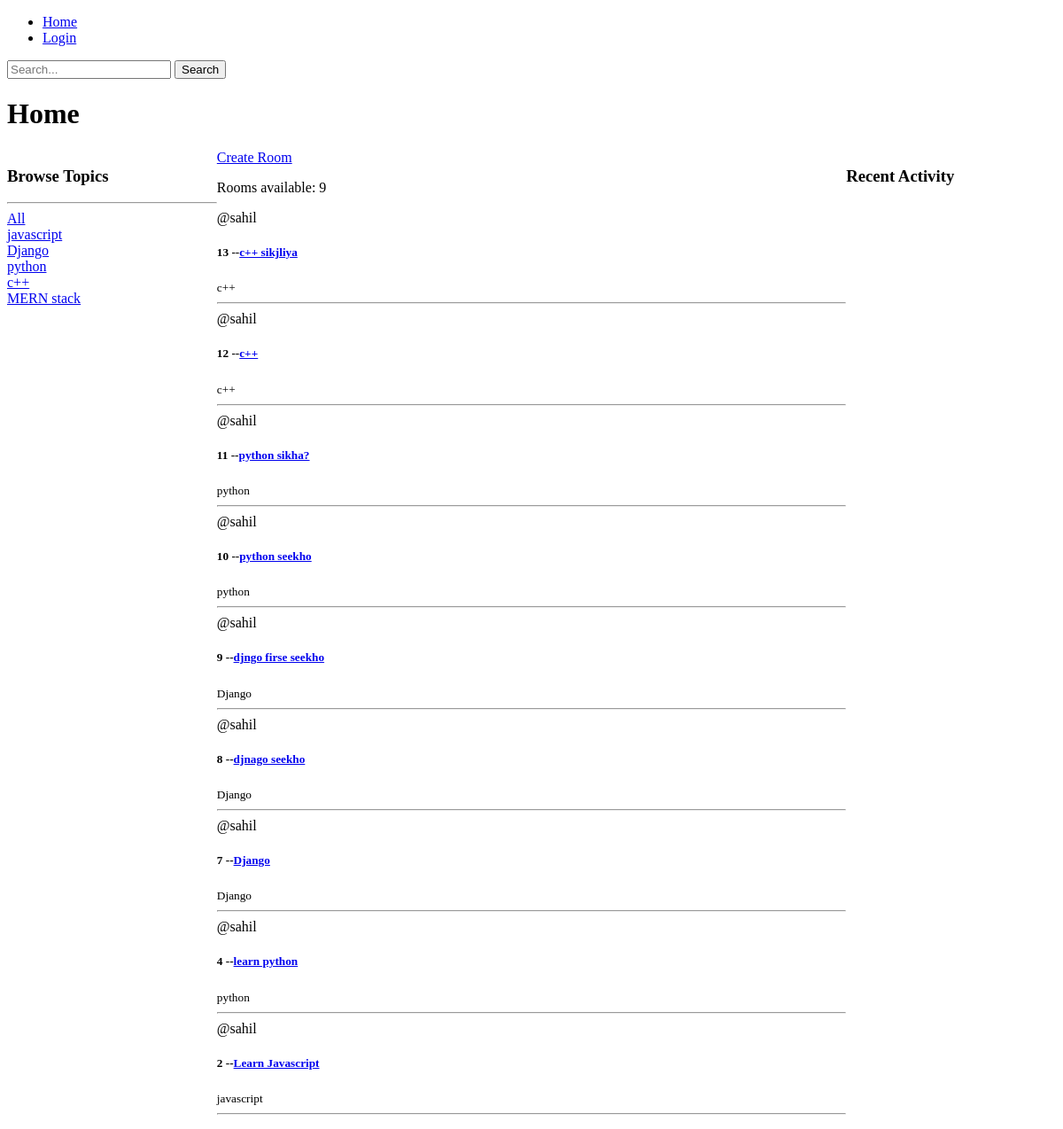
The app's page /, older data.
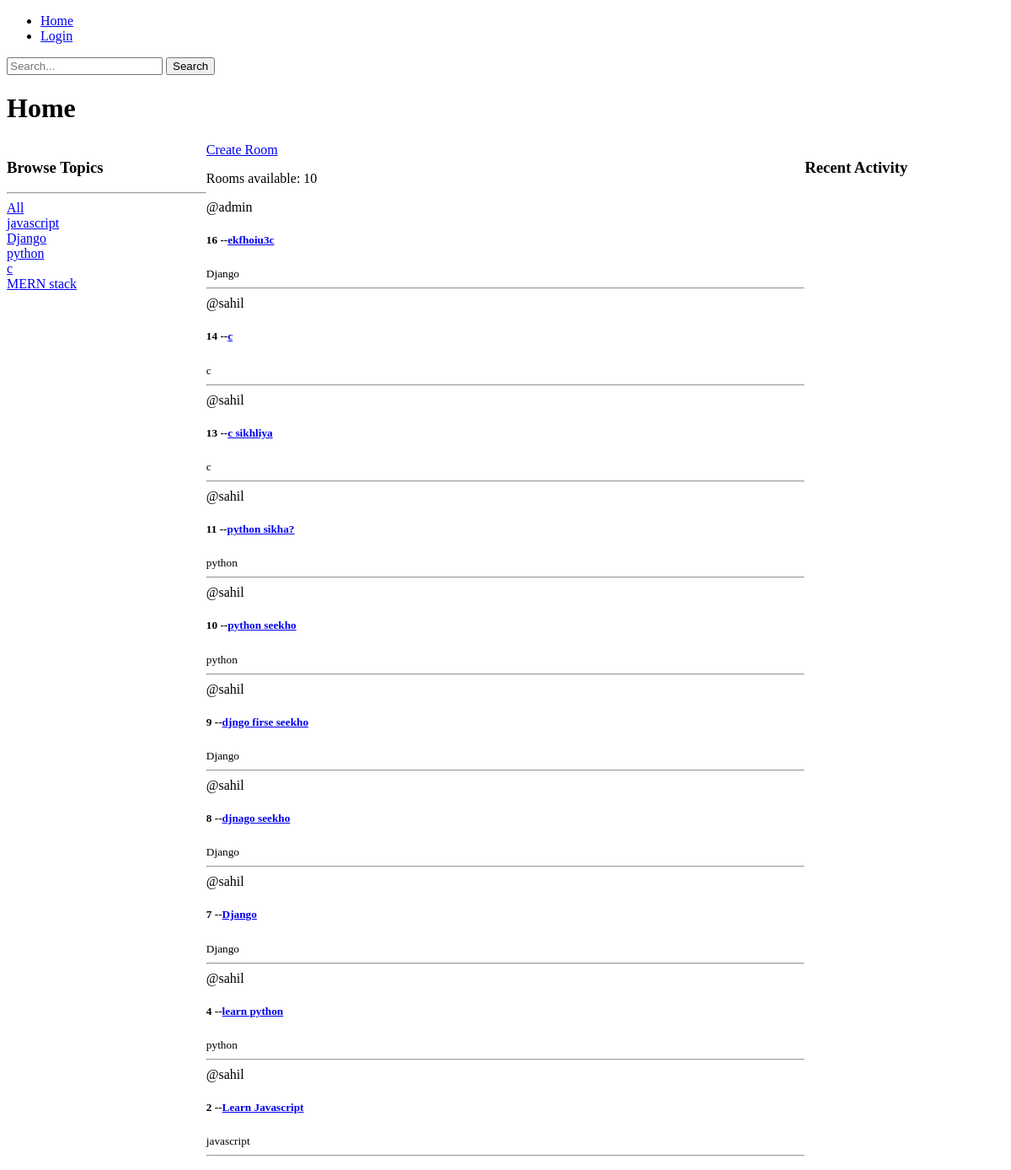
The same page, newer data.
### base/models.py (models this page shows, shortened)
class Topic(models.Model):
    name = models.CharField(max_length=200)
    def __str__(self):
        return self.name

class Room(models.Model):
    host = models.ForeignKey(User, on_delete= models.SET_NULL, null=True)
    topic = models.ForeignKey(Topic, on_delete= models.SET_NULL, null=True)
    name = models.CharField(max_length=200)
    participants = models.ManyToManyField(User, related_name='particioants', blank=True)
    description = models.TextField(blank=True, max_length=10000)
    created_at = models.DateTimeField(auto_now_add=True)
    updated_at = models.DateTimeField(auto_now=True)
    class Meta:
        ordering = ['-created_at','-updated_at']

### base/views.py (the view)
# urls.py: path('', views.home, name='home'),
def home(request):
    topics = Topic.objects.all()
    q = request.GET.get('q') if request.GET.get('q') !=None else ''
    rooms = Room.objects.filter(Q(topic__name__icontains = q) |
                                Q(name__icontains = q) |
                                Q(description__icontains = q))
    rooms_count = rooms.count()
    room_messages =Message.objects.filter(Q(room__topic__name__icontains = q))
    context= {'rooms': rooms, 'topics': topics, 'rooms_count': rooms_count, 'room_messages': room_messages}
    return render(request, 'base/home.html', context)

### base/templates/base/home.html (shortened to what this page needs)
{% extends 'main.html' %}
{% block content %}
<h1>Home</h1>
<div class="home-container">
    <div>
        <h3>Browse Topics</h3>
        <hr>
        <div>
        <a href="{% url 'home'%}">All</a>
        <br>
        {% for topic in topics %}
            <a href="{% url 'home' %}?q={{topic.name}}">{{topic.name}}</a>
            <br>
        {% endfor %}
        </div>
    </div>
    <div>
        <a href="{% url 'create-room' %}">Create Room</a>
        <p>Rooms available: {{rooms_count}}</p>
        <div>
        {% for room in rooms %}
            <div>
                <span>@{{room.host.username}}</span>
                <h5>{{room.id}} --<a href="{% url 'room' room.id %}">{{room.name}}</a></h5>
                <small>{{room.topic}}</small>
            <hr>
            </div>
        {% endfor %}
    </div>
    </div>
    <div>
        <h3>Recent Activity</h3>
    </div>
</div>
{% endblock content%}

Row changes from the older to the newer data that the page shows:
removed Room: host.username "sahil", id "12", name "c++", topic "c++"
changed Topic (number 4 of 5 on the later page): name "c++" → "c"
added Room: host.username "admin", id "16", name "ekfhoiu3c", topic "Django"
added Room: host.username "sahil", id "14", name "c", topic "c"
changed Room id 13: name "c++ sikjliya" → "c sikhliya"; topic "c++" → "c"
Text that changed along with them:
{{ rooms_count }}: "9" → "10"
